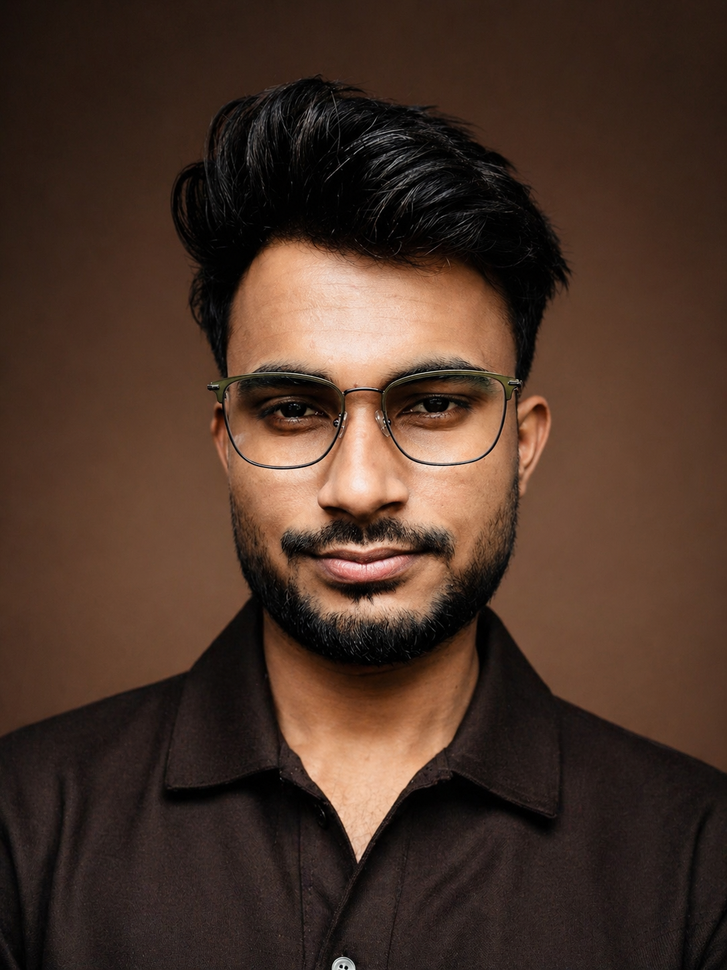
#> input picture public/herophoto.PNG, 727 x 970 px, shrunk from 1086 x 1448 before the run
$ python process_img.py public/herophoto.PNG public/profile.png
#> lines starting #> are read from the running program, lines starting #| are printed output that depends on the picture
import sys
from PIL import Image, ImageEnhance, ImageFilter

def process_image(input_path, output_path):
#> called with input_path = 'public/herophoto.PNG', output_path = 'public/profile.png'
    print("Processing image with Pillow...")
    img = Image.open(input_path).convert("RGBA")

    enhancer = ImageEnhance.Sharpness(img)
    img = enhancer.enhance(1.5)

    enhancer = ImageEnhance.Contrast(img)
    img = enhancer.enhance(1.1)

    enhancer = ImageEnhance.Color(img)
    img = enhancer.enhance(1.05)

    enhancer = ImageEnhance.Brightness(img)
    img = enhancer.enhance(1.05)
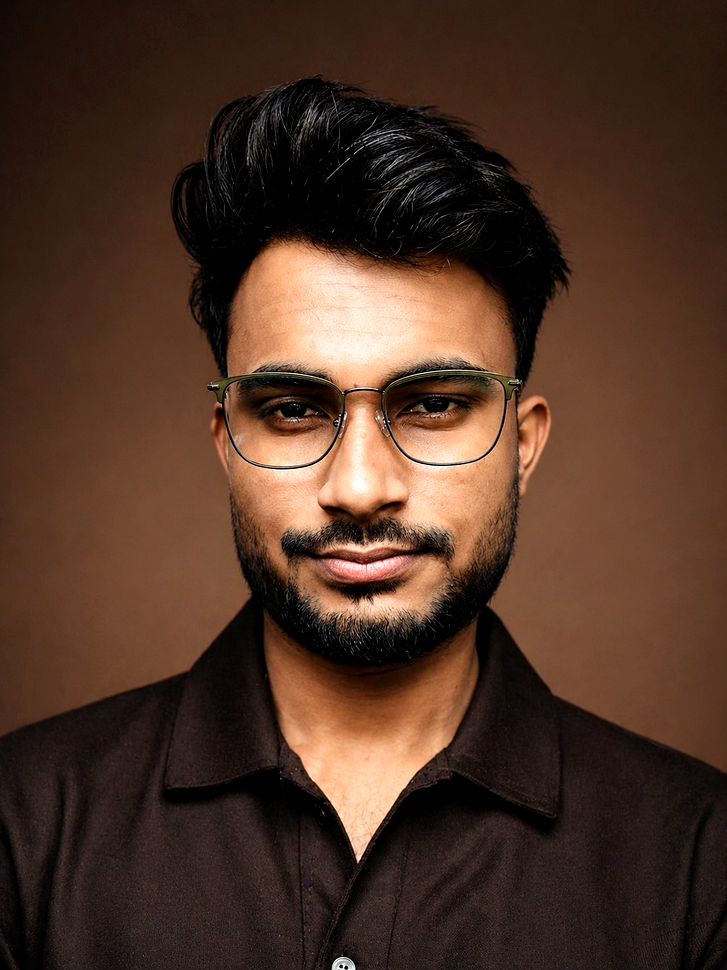
#> img: PIL image 727x970 RGBA; mean R, G, B, A 78.5, 51.9, 37.9, 255

    alpha = img.split()[-1]
#> alpha: PIL image 727x970 L; every value is 255
    alpha = alpha.filter(ImageFilter.GaussianBlur(radius=1.5))

    r, g, b, _ = img.split()
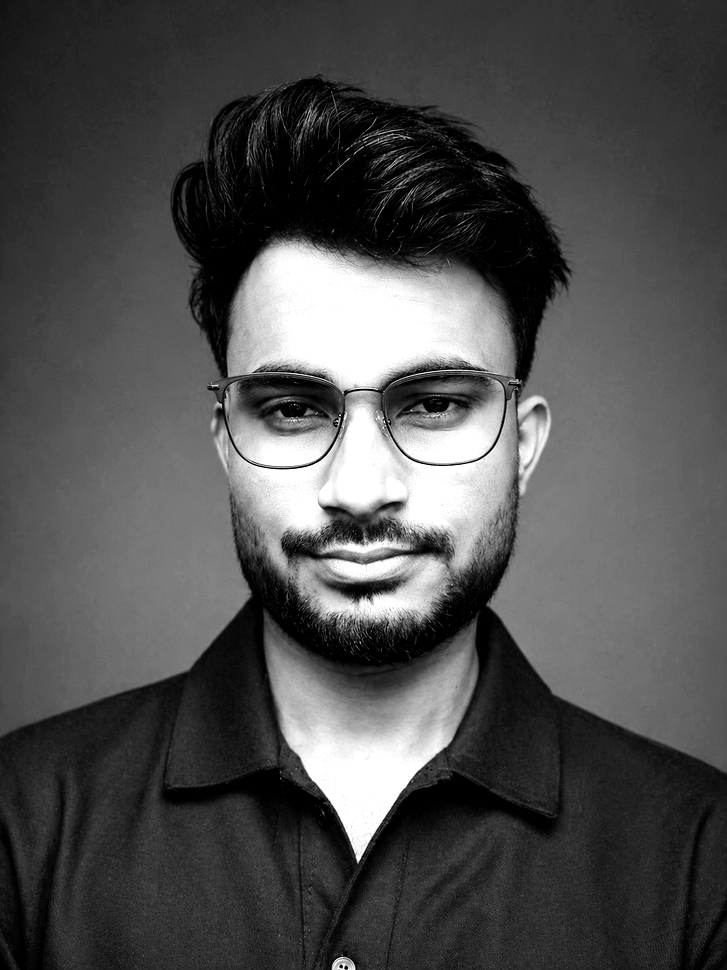
#> r: PIL image 727x970 L; min 0, max 255, mean 78.5
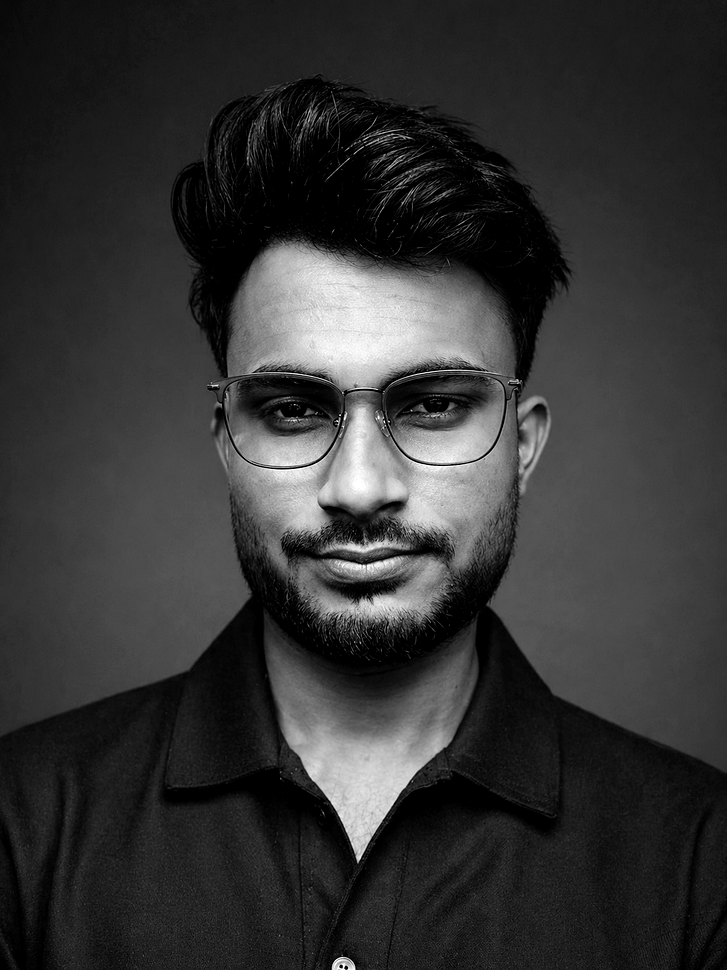
#> g: PIL image 727x970 L; min 0, max 255, mean 51.9
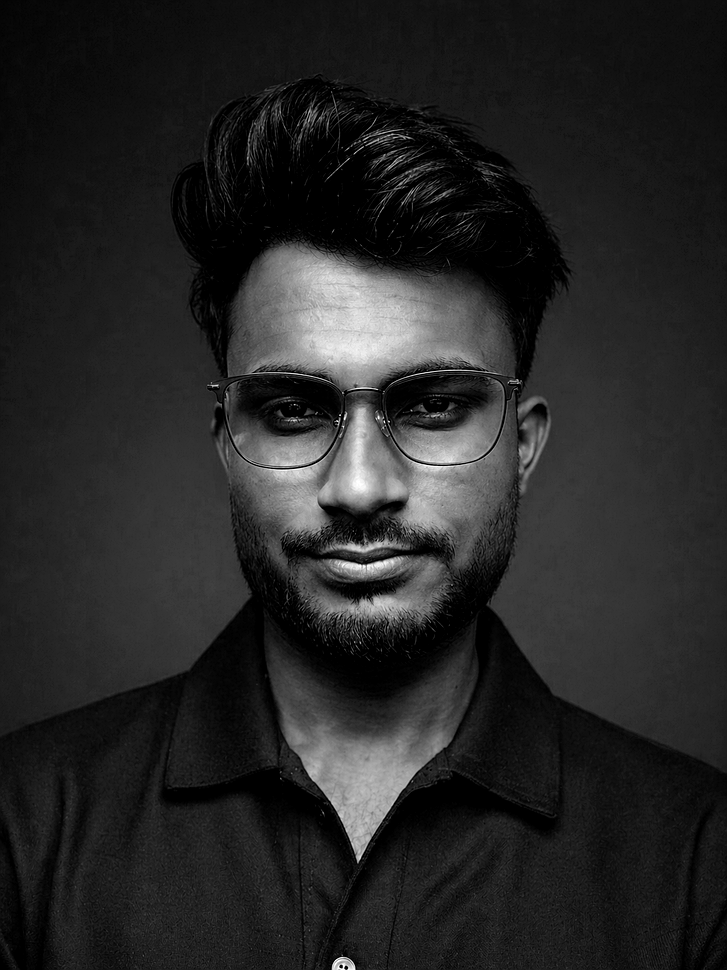
#> b: PIL image 727x970 L; min 0, max 255, mean 37.9
    img = Image.merge("RGBA", (r, g, b, alpha))

    img.save(output_path, "PNG")
    print(f"Saved enhanced image to {output_path}")

if __name__ == "__main__":
    process_image(sys.argv[1], sys.argv[2])
